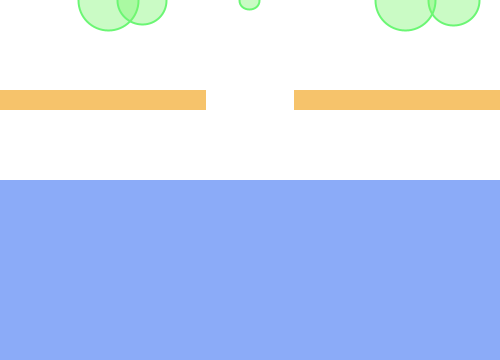
Frame 1 (no input)
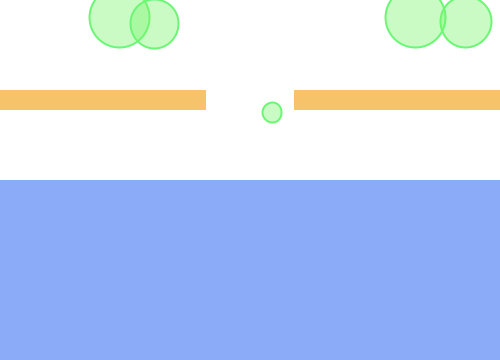
Frame 60 (the mouse pressed at the canvas centre just before this capture)
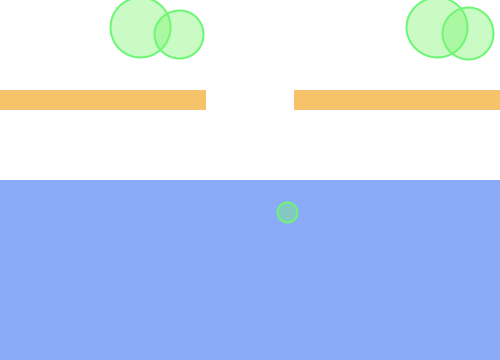
Frame 120 (the mouse held since frame 60 and released just before this capture)

The Processing sketch that drew these frames (run headless with seeded random() and noise(); from frame 60 on, the mouse is pressed at the canvas centre):

// Processing sketch: week2_water
// ── week2_water.pde
// The nature of code week2: friction and drag force

Mover[] movers = new Mover[5];
Liquid liquid;

int holeWidth = 88;

void setup() {
  size(500, 360);
  randomSeed(4);
  for (int i =0; i < movers.length; i++) {
    movers[i] = new Mover(random(1, 4), random(width), 0);
  }
  
  liquid = new Liquid(0, height/2, width, height/2, 0.2);
}

void draw() {
  background(255);
  
  rectDisplay();
  liquid.display();
  
  for (int i = 0; i < movers.length; i++) {
    
    PVector wind = new PVector(0.025, 0);
    PVector gravity = new PVector(0, 0.1*movers[i].mass);
    
    if (liquid.contains(movers[i])) {
      PVector dragForce = liquid.drag(movers[i]);
      movers[i].applyForce(dragForce);
      
      wind.mult(0); // no wind inside of water
    }

    float c = 0.05;
    PVector friction = movers[i].velocity.get();
    friction.mult(-1);
    friction.normalize();
    friction. mult(c);
    
    movers[i].applyForce(gravity);
    movers[i].applyForce(friction);
    movers[i].applyForce(wind);
    
    
    movers[i].update();
    movers[i].display();
    
    if (movers[i].location.y < height/4 + 20) {
      int goCheck = check(movers[i]); // 1: go through hole
      if (goCheck == 0) {
        movers[i].checkEdges();
      } else {
        movers[i].checkEdgesBottom();
      }
    } else {
      movers[i].checkEdgesBottom();
    }
    
  }
}

int check(Mover m) {
  int go = 0;
  int left = width/ 2 - holeWidth/2;
  int right = width/ 2 + holeWidth/2;
 
  if((m.location.x - m.mass*8 >left)&&(m.location.x + m.mass*8 <right)) {
    if((m.location.y > height/4 - m.mass*8)&&(m.location.y < height)) {
      go = 1;
    } else {
      go = 0;
    }
  } else {
    go = 0;
  }
  
  return go;
}

void rectDisplay() {
  stroke(204, 102, 0);
  noStroke();
  fill(246, 195, 107);
  rect(0, height/4, width/2 - holeWidth/2, 20);
  rect(width/2 + holeWidth/2, height/4, width/2 - holeWidth/2, 20);
}

// ── Liquid.pde
class Liquid {
  float x, y, w, h;
  float c;
  
  Liquid(float x_, float y_, float w_, float h_, float c_) {
    x = x_;
    y = y_;
    w = w_;
    h = h_;
    c = c_;
  }
  
  boolean contains(Mover m) {
    PVector l = m.location;
    if (l.x > x && l.x < x + w && l.y > y && l.y < y + h) {
      return true;
    } else {
      return false;
    }
  }
  
  PVector drag(Mover m) {
    float speed = m.velocity.mag();
    float dragMagnitude = c * speed * speed;
    
    PVector dragForce = m.velocity.get();
    dragForce.mult(-1);
    
    dragForce.normalize();
    dragForce.mult(dragMagnitude);
    return dragForce;
  }
  
  void display() {
    noStroke();
    fill(107, 148, 246, 200);
    rect(x, y, w, h);
  }
}

// ── Mover.pde
class Mover {
  PVector location;
  PVector velocity;
  PVector acceleration;
  float mass;
  
  Mover(float m, float x, float y) {
    mass = m;
    location = new PVector(x, y);
    velocity = new PVector(0, 0);
    acceleration = new PVector(0, 0);
  }
  
  void applyForce(PVector force) {
    PVector f = PVector.div(force, mass);
    acceleration.add(f);
  }
  
  void update() {
    velocity.add(acceleration);
    location.add(velocity);
    acceleration.mult(0);
  }
  
  void display() {
    stroke(107, 246, 116);
    strokeWeight(2);
    fill(121, 246, 107, 100);
    ellipse(location.x, location.y, mass*16, mass*16);
  }
  
  void checkEdges() {
    if (location.x > width- mass*8) {
      location.x = width- mass*8;
      velocity.x *= -1;
    } else if(location.x < 0+ mass*8) {
      location.x = 0+ mass*8;
      velocity.x *= -1;
    }
    
    if (location.y > height/4 - mass*8) {
      velocity.y *= -1;
      location.y = height/4 - mass*8;
    }
  }
  
  void checkEdgesBottom() {
    if (location.x > width- mass*8) {
      location.x = width - mass*8;
      velocity.x *= -1;
    } else if(location.x < 0 + mass*8) {
      location.x = 0+ mass*8;
      velocity.x *= -1;
    }
    
    if (location.y > height - mass*8) {
      velocity.y *= -0.9;
      location.y = height - mass*8;
    }
  }
}
